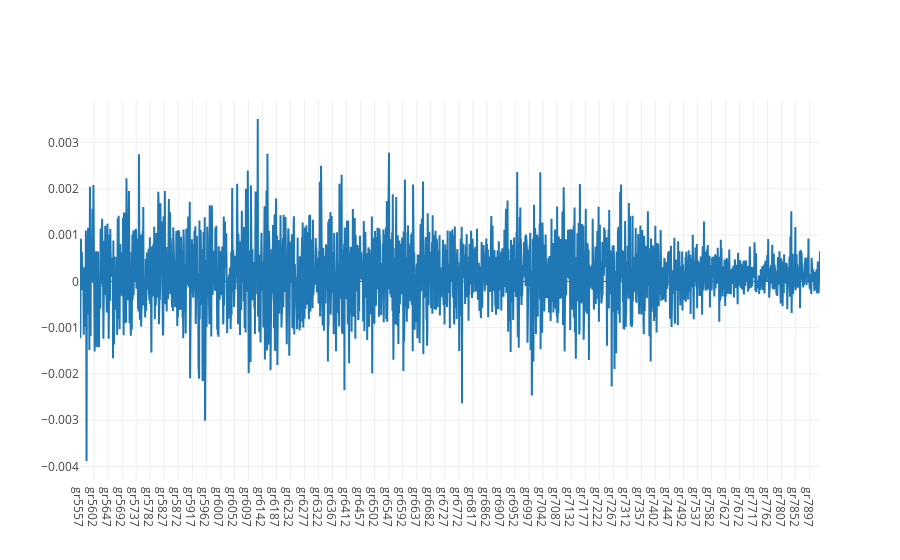

Write notebook code for a chart like this one.
### Code cell
predictDates = data.tail(len(test_y)).index
actual_chart = go.Scatter(x=predictDates, y=test_y[:,0][:,0], name= 'Actual Price')
multi_predict_chart = go.Scatter(x=predictDates, y=yhat[:,0][:,0], name= 'Multi Predict Price')
py.iplot([multi_predict_chart])

### Figure 1 — Plotly figure (JSON) as saved in the notebook; plotly's stock layout.template omitted (floating-point values rounded to 4 significant figures; data arrays with more than 128 entries replaced by an {"elided": "..."} marker saying what was removed)
{"data": [{"name": "Multi Predict Price", "type": "scatter", "uid": "43b8e623-806a-4a41-8be4-92f29ea495e5", "x": {"elided": "2374 str values"}, "y": {"elided": "2374 float values"}}], "layout": {}}
